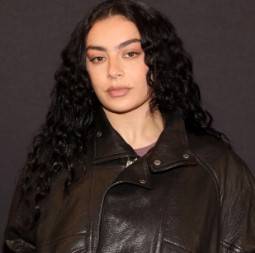
#> input picture images/Charli_XCX/1.jpg, 255 x 253 px
$ jupyter execute --allow-errors CVworkshop.ipynb
#> lines starting #> are read from the running program, lines starting #| are printed output that depends on the picture
[cell 1]
import os
import cv2
import numpy as np
import matplotlib.pyplot as plt
from sklearn.model_selection import train_test_split
from sklearn.decomposition import PCA
from sklearn.pipeline import Pipeline
from sklearn.preprocessing import StandardScaler
from sklearn.svm import SVC
from sklearn.metrics import classification_report
import pickle

[cell 2]
# Face detection
face_cascade = cv2.CascadeClassifier(cv2.data.haarcascades + 'haarcascade_frontalface_default.xml')

def detect_faces(image_gray):
    faces = face_cascade.detectMultiScale(
        image_gray,
        scaleFactor=1.1,
        minNeighbors=5,
        minSize=(30, 30)
    )
    return faces

def crop_faces(image_gray, faces):
    if len(faces) == 0:
        return None
    (x, y, w, h) = faces[0]  # Only take the first face detected
    return image_gray[y:y+h, x:x+w]

[cell 3]
# Dateset load
dataset_dir = './images'
face_size = (128, 128)

X = []
y = []

label_names = []
label_dict = {}
current_label = 0

for root, dirs, files in os.walk(dataset_dir):
    for subdir in dirs:
        sub_path = os.path.join(root, subdir)
        for filename in os.listdir(sub_path):
            file_path = os.path.join(sub_path, filename)
            img = cv2.imread(file_path)
#> img is the input picture: shape (253, 255, 3); mean B, G, R 43.3, 48.2, 62.6
            if img is None:
                continue
            gray = cv2.cvtColor(img, cv2.COLOR_BGR2GRAY)
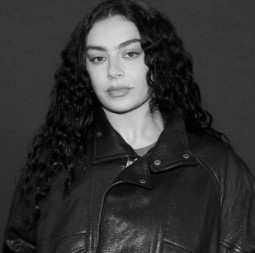
#> gray: shape (253, 255); min 0, max 218, mean 51.9
            faces = detect_faces(gray)
#> in detect_faces, `faces = face_cascade.detectMultiScale( image_gray, scaleFactor=1.1, mi..`: faces = [[73, 24, 84, 84]]
#> faces = [[73, 24, 84, 84]]
            if len(faces) == 0:
                continue
            face_crop = crop_faces(gray, faces)
#> in crop_faces, `(x, y, w, h) = faces[0]`: x = 73; y = 24; w = 84
#> in crop_faces, `return image_gray[y:y+h, x:x+w]`:
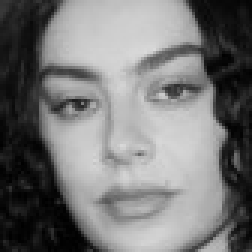
#> returned value: shape (84, 84) (shown 3 times larger); min 0, max 218, mean 118
            if face_crop is not None:
                face_resized = cv2.resize(face_crop, face_size)
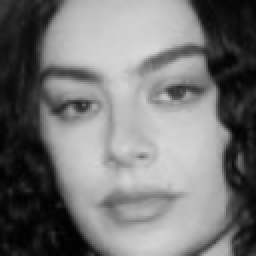
#> face_resized: shape (128, 128) (shown 2 times larger); min 0, max 217, mean 117.9
                X.append(face_resized.flatten())
                if subdir not in label_dict:
                    label_dict[subdir] = current_label
                    label_names.append(subdir)
                    current_label += 1
                y.append(label_dict[subdir])

X = np.array(X)
y = np.array(y)

print(f"Dataset loaded: {X.shape[0]} samples, {len(label_names)} classes.")

[cell 4]
# Splitting dataset
X_train, X_test, y_train, y_test = train_test_split(X, y, test_size=0.2, random_state=42)

print(f"Training samples: {X_train.shape[0]}")
#| Training samples: 1
print(f"Testing samples: {X_test.shape[0]}")
#| Testing samples: 1
